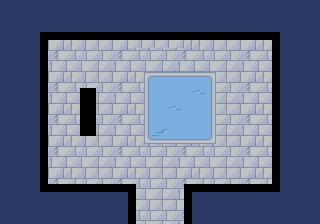

Rendered tile map (Tiled .tmx) drawn with the repository's tilesets; below, a short description and the map source with its tile grids summarised:
An orthogonal 40x28 tile map with 8x8 px tiles, 3 tile layers (gfx, walls, spikes) and 3 objects (2x Enemy, Item).

<map version="1.10" tiledversion="1.10.2" orientation="orthogonal" renderorder="right-down" width="40" height="28" tilewidth="8" tileheight="8" infinite="0" nextlayerid="7" nextobjectid="7">
 <tileset firstgid="1" source="water-temple.tsx" />
 <layer id="1" name="gfx" width="40" height="28">
  <data>[1120 cells, 1120 non-empty, 64 distinct tile ids]</data>
 </layer>
 <layer id="2" name="walls" width="40" height="28">
  <data>[1120 cells, 98 non-empty, 1 distinct tile ids]</data>
 </layer>
 <layer id="3" name="spikes" width="40" height="28">
  <data>[1120 cells, 12 non-empty, 1 distinct tile ids]</data>
 </layer>
 <objectgroup id="5" name="objs">
  <object id="1" name="Octopus" type="Enemy" x="176" y="128">
   <properties>
    <property name="flags" type="int" value="2" />
    <property name="health" type="int" value="2" />
   </properties>
   <point />
  </object>
  <object id="4" name="Goggles" type="Item" x="64" y="112">
   <point />
  </object>
  <object id="5" name="Octopus" type="Enemy" x="128" y="88">
   <point />
  </object>
 </objectgroup>
</map>
